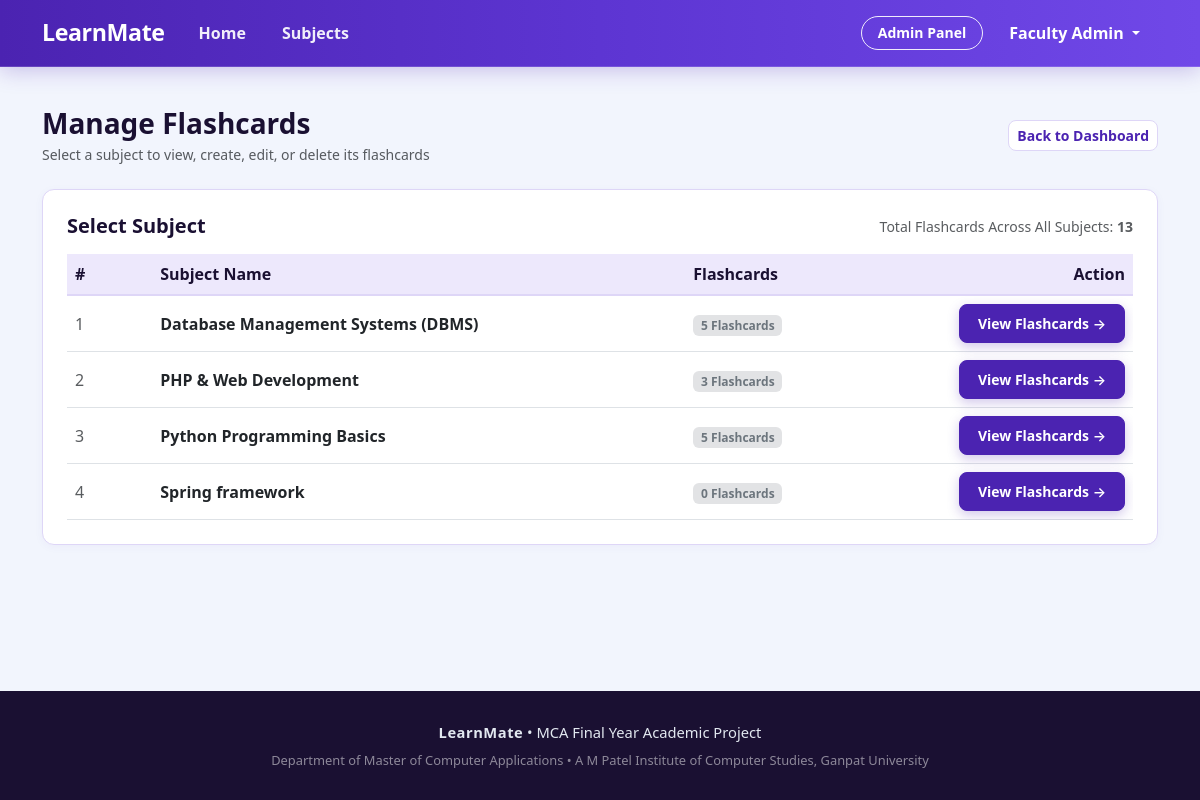
Screenshot of /admin-panel/flashcards/ (signed in) with the database file from the repository.
### main_app/models.py (models this page shows, shortened)
class Subject(models.Model):
    subject_id = models.AutoField(primary_key=True)
    subject_name = models.CharField(max_length=100)
    description = models.TextField()
    image = models.ImageField(upload_to='subjects/', null=True, blank=True, help_text="Upload subject cover image")
    image_url = models.URLField(max_length=500, null=True, blank=True, help_text="Or paste direct web image URL")
    created_by = models.ForeignKey(User, on_delete=models.CASCADE, related_name='subjects_created')
    created_at = models.DateTimeField(auto_now_add=True)
    class Meta:
        db_table = 'subject'
        verbose_name = 'Subject'
        verbose_name_plural = 'Subjects'

### main_app/views.py (the view)
# urls.py: path('admin-panel/flashcards/', views.admin_manage_flashcards, name='admin_manage_flashcards'),
@login_required
@user_passes_test(is_admin)
def admin_manage_flashcards(request):
    subject_id = request.GET.get('subject_id')
    if subject_id:
        return redirect('admin_subject_flashcards', subject_id=subject_id)
    subjects = Subject.objects.all().annotate(card_count=Count('flashcards')).order_by('subject_name')
    total_flashcards = Flashcard.objects.count()
    return render(request, 'admin_panel/manage_flashcards.html', {
        'subjects': subjects,
        'total_flashcards': total_flashcards
    })

### main_app/views.py (called while the page is built)
def is_admin(user):
    if not user.is_authenticated:
        return False
    if user.is_superuser or user.is_staff:
        return True
    try:
        return user.profile.role == 'admin'
    except Exception:
        return False

### templates/admin_panel/manage_flashcards.html (shortened to what this page needs)
{% extends 'base.html' %}
{% block content %}
<div class="container py-3">
    <div class="d-flex justify-content-between align-items-center mb-4 flex-wrap gap-2">
        <div>
            <h3 class="fw-bold mb-1">Manage Flashcards</h3>
            <p class="text-muted small mb-0">Select a subject to view, create, edit, or delete its flashcards</p>
        </div>
        <a href="{% url 'admin_dashboard' %}" class="btn btn-outline-secondary btn-sm">
            Back to Dashboard
        </a>
    </div>
    <div class="custom-card p-4">
        <div class="d-flex justify-content-between align-items-center mb-3 flex-wrap gap-2">
            <h5 class="fw-bold mb-0">Select Subject</h5>
            <span class="text-muted small">Total Flashcards Across All Subjects: <strong>{{ total_flashcards }}</strong></span>
        </div>
        <div class="table-responsive">
            <table class="table table-hover align-middle mb-0">
                <thead class="table-light">
                    <tr>
                        <th style="width: 8%;">#</th>
                        <th style="width: 50%;">Subject Name</th>
                        <th style="width: 22%;">Flashcards</th>
                        <th class="text-end" style="width: 20%;">Action</th>
                    </tr>
                </thead>
                <tbody>
                    {% for s in subjects %}
                    <tr>
                        <td class="text-muted">{{ forloop.counter }}</td>
                        <td>
                            <a href="{% url 'admin_subject_flashcards' s.subject_id %}" class="fw-bold text-dark text-decoration-none">
                                {{ s.subject_name }}
                            </a>
                        </td>
                        <td>
                            <span class="badge bg-secondary-subtle text-secondary fw-semibold">
                                {{ s.card_count }} Flashcard{{ s.card_count|pluralize }}
                            </span>
                        </td>
                        <td class="text-end">
                            <a href="{% url 'admin_subject_flashcards' s.subject_id %}" class="btn btn-sm btn-primary">
                                View Flashcards →
                            </a>
                        </td>
                    </tr>
                    {% empty %}
                    <tr>
                        <td colspan="4" class="text-center py-4 text-muted">
                            No subjects found. Please create subjects in the <a href="{% url 'admin_manage_courses' %}">Subjects</a> section first.
                        </td>
                    </tr>
                    {% endfor %}
                </tbody>
            </table>
        </div>
    </div>
</div>
{% endblock %}

### templates/base.html (shortened to what this page needs)
{% load static %}
<!DOCTYPE html>
<html lang="en">
<head>
    <link href="https://cdn.jsdelivr.net/npm/bootstrap@5.3.0/dist/css/bootstrap.min.css" rel="stylesheet">
    <link rel="stylesheet" href="https://cdn.jsdelivr.net/npm/bootstrap-icons@1.11.3/font/bootstrap-icons.min.css">
    <link rel="stylesheet" href="{% static 'css/style.css' %}?v=8.0">
</head>
<body>
    <nav class="navbar navbar-expand-lg navbar-custom sticky-top">
        <div class="container">
            <a class="navbar-brand" href="{% url 'home' %}">
                LearnMate
            </a>
            <div class="collapse navbar-collapse" id="navbarMain">
                <ul class="navbar-nav me-auto mb-2 mb-lg-0">
                    <li class="nav-item">
                        <a class="nav-link {% if request.resolver_match.url_name == 'home' %}active{% endif %}"
                            href="{% url 'home' %}">Home</a>
                    </li>
                    <li class="nav-item">
                        <a class="nav-link {% if request.resolver_match.url_name == 'courses' or request.resolver_match.url_name == 'course_detail' %}active{% endif %}"
                            href="{% url 'courses' %}">Subjects</a>
                    </li>
                </ul>
                <ul class="navbar-nav ms-auto align-items-center">
                    {% if user.is_authenticated %}
                    {% if user.profile.role == 'admin' or user.is_superuser %}
                    <li class="nav-item me-2">
                        <a class="btn btn-sm btn-outline-primary" href="{% url 'admin_dashboard' %}">
                            Admin Panel
                        </a>
                    </li>
                    {% else %}
                    <li class="nav-item me-2">
                        <a class="btn btn-sm btn-outline-primary" href="{% url 'dashboard' %}">
                            Dashboard
                        </a>
                    </li>
                    {% endif %}
                    <li class="nav-item dropdown">
                        <a class="nav-link dropdown-toggle font-weight-bold" href="#" id="userMenu" role="button"
                            data-bs-toggle="dropdown">
                            {{ user.first_name|default:user.username }}
                        </a>
                    </li>
                    {% endif %}
                </ul>
            </div>
        </div>
    </nav>
    <main class="py-4">
        {% block content %}{% endblock %}
    </main>
    <footer>
        <div class="container text-center">
            <div class="mb-2">
                <span class="fw-bold" style="letter-spacing: 0.5px;">LearnMate</span> • MCA Final Year Academic Project
            </div>
            <div class="small text-white-50">
                Department of Master of Computer Applications • A M Patel Institute of Computer Studies, Ganpat
                University
            </div>
        </div>
    </footer>
</body>
</html>

### static/css/style.css (style rules this page uses)
:root { --color-primary: #4b23b1; --color-primary-dark: #38178a; --color-primary-light: #ede8fc; --color-accent-periwinkle: #6e44e6; --color-dark-heading: #1a1032; --color-body-text: #475569; --color-muted-text: #6b7280; --color-bg-canvas: #f2f5fd; --color-card-surface: #ffffff; --color-border: #ded6f7; --primary-color: #4b23b1; --primary-dark: #38178a; --primary-light: #ede8fc; --secondary-color: #64748b; --accent-color: #6e44e6; --success-color: #10b981; --danger-color: #ef4444; --warning-color: #f59e0b; --background: #f2f5fd; --card-bg: #ffffff; --text-main: #1a1032; --text-body: #475569; --text-muted: #6b7280; --border-color: #ded6f7; }
body { font-family: 'Segoe UI', -apple-system, BlinkMacSystemFont, Roboto, Helvetica, Arial, sans-serif; background-color: var(--background); color: var(--text-body); min-height: 100vh; display: flex; flex-direction: column; }
h1, h2, h3, h4, h5, h6 { color: var(--color-dark-heading); font-weight: 700; }
a { color: var(--color-primary); text-decoration: none; transition: color 0.2s ease; }
main { flex: 1 0 auto; }
.navbar-custom { background: linear-gradient(90deg, #4b23b1 0%, #5d35d2 50%, #7048e8 100%) !important; border-bottom: 1px solid rgba(255, 255, 255, 0.15); box-shadow: 0 4px 20px rgba(75, 35, 177, 0.25); padding-top: 0.65rem; padding-bottom: 0.65rem; }
.navbar-custom .navbar-brand { font-weight: 800; color: #ffffff !important; font-size: 1.45rem; letter-spacing: -0.4px; display: inline-flex; align-items: center; }
.navbar-custom .nav-link { font-weight: 600; color: rgba(255, 255, 255, 0.92) !important; padding: 0.45rem 1rem !important; position: relative; border-radius: 20px; transition: all 0.2s ease; margin: 0 2px; }
.navbar-custom .btn-outline-primary, .navbar-custom .btn-outline-light { color: #ffffff !important; border: 1.5px solid rgba(255, 255, 255, 0.9) !important; background-color: transparent !important; border-radius: 20px !important; font-weight: 600; padding: 0.35rem 1rem !important; transition: all 0.2s ease; }
.navbar-custom .dropdown-toggle { color: #ffffff !important; font-weight: 600; }
.btn-primary { background-color: var(--color-primary) !important; border-color: var(--color-primary) !important; color: #ffffff !important; font-weight: 600; border-radius: 8px; padding: 8px 18px; transition: all 0.2s ease; box-shadow: 0 4px 12px rgba(75, 35, 177, 0.25); }
.btn-outline-primary { color: var(--color-primary) !important; border-color: var(--color-primary) !important; background-color: transparent !important; font-weight: 600; border-radius: 8px; transition: all 0.2s ease; }
.btn-secondary, .btn-outline-secondary { color: var(--color-primary) !important; border-color: var(--color-border) !important; background-color: #ffffff !important; font-weight: 600; border-radius: 8px; transition: all 0.2s ease; }
.custom-card { background: #ffffff; border: 1.5px solid var(--border-color); border-radius: 12px; box-shadow: 0 2px 10px rgba(75, 35, 177, 0.04); margin-bottom: 20px; }
.table thead.table-light th { background-color: var(--color-primary-light); color: var(--color-dark-heading); font-weight: 700; border-bottom: 2px solid var(--border-color); }
footer { background-color: var(--color-dark-heading); color: #e2e8f0; padding: 30px 0; font-size: 0.92rem; margin-top: auto; }

### rows the page displays
Subject: subject_name "Database Management Systems (DBMS)", card_count "5"
Subject: subject_name "PHP & Web Development", card_count "3"
Subject: subject_name "Python Programming Basics", card_count "5"
Subject: subject_name "Spring framework", card_count "0"

### other values shown
{{ user.first_name|default:user.username }} "Faculty Admin"
{{ total_flashcards }} "13"
